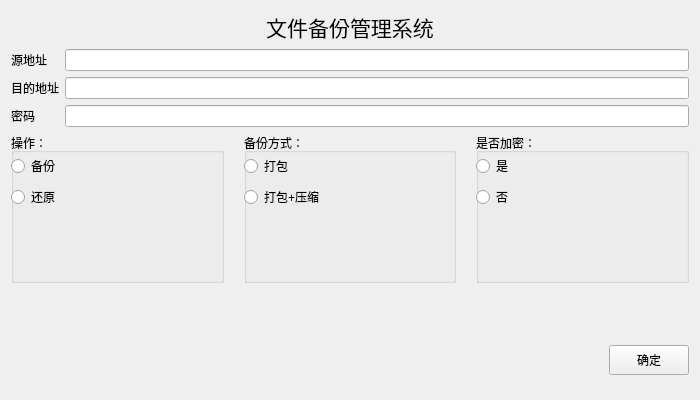
<?xml version="1.0" encoding="UTF-8"?>
<ui version="4.0">
 <class>docbackup</class>
 <widget class="QWidget" name="docbackup">
  <property name="enabled">
   <bool>true</bool>
  </property>
  <property name="geometry">
   <rect>
    <x>0</x>
    <y>0</y>
    <width>700</width>
    <height>400</height>
   </rect>
  </property>
  <property name="sizePolicy">
   <sizepolicy hsizetype="Preferred" vsizetype="Preferred">
    <horstretch>0</horstretch>
    <verstretch>0</verstretch>
   </sizepolicy>
  </property>
  <property name="minimumSize">
   <size>
    <width>0</width>
    <height>0</height>
   </size>
  </property>
  <property name="maximumSize">
   <size>
    <width>900</width>
    <height>450</height>
   </size>
  </property>
  <property name="windowTitle">
   <string>docbackup</string>
  </property>
  <layout class="QVBoxLayout" name="verticalLayout_7">
   <item>
    <layout class="QVBoxLayout" name="verticalLayout_6" stretch="2,1,2,0,1">
     <item>
      <widget class="QLabel" name="label_top">
       <property name="sizePolicy">
        <sizepolicy hsizetype="MinimumExpanding" vsizetype="Fixed">
         <horstretch>0</horstretch>
         <verstretch>0</verstretch>
        </sizepolicy>
       </property>
       <property name="font">
        <font>
         <family>微软雅黑</family>
         <pointsize>14</pointsize>
        </font>
       </property>
       <property name="text">
        <string>&lt;html&gt;&lt;head/&gt;&lt;body&gt;&lt;p align=&quot;center&quot;&gt;&lt;span style=&quot; font-size:16pt;&quot;&gt;文件备份管理系统&lt;/span&gt;&lt;/p&gt;&lt;/body&gt;&lt;/html&gt;</string>
       </property>
      </widget>
     </item>
     <item>
      <layout class="QHBoxLayout" name="horizontalLayout_2">
       <item>
        <layout class="QVBoxLayout" name="verticalLayout_2">
         <item>
          <widget class="QLabel" name="label_source">
           <property name="text">
            <string>源地址</string>
           </property>
          </widget>
         </item>
         <item>
          <widget class="QLabel" name="label_target">
           <property name="text">
            <string>目的地址</string>
           </property>
          </widget>
         </item>
         <item>
          <widget class="QLabel" name="label_code">
           <property name="text">
            <string>密码</string>
           </property>
          </widget>
         </item>
        </layout>
       </item>
       <item>
        <layout class="QVBoxLayout" name="verticalLayout">
         <item>
          <widget class="QLineEdit" name="lineEdit_source"/>
         </item>
         <item>
          <widget class="QLineEdit" name="lineEdit_target"/>
         </item>
         <item>
          <widget class="QLineEdit" name="lineEdit_password"/>
         </item>
        </layout>
       </item>
      </layout>
     </item>
     <item>
      <layout class="QHBoxLayout" name="horizontalLayout">
       <property name="spacing">
        <number>20</number>
       </property>
       <item>
        <widget class="QGroupBox" name="groupBox_operation">
         <property name="minimumSize">
          <size>
           <width>0</width>
           <height>90</height>
          </size>
         </property>
         <property name="maximumSize">
          <size>
           <width>16777215</width>
           <height>150</height>
          </size>
         </property>
         <property name="title">
          <string>操作：</string>
         </property>
         <widget class="QWidget" name="layoutWidget">
          <property name="geometry">
           <rect>
            <x>0</x>
            <y>20</y>
            <width>111</width>
            <height>58</height>
           </rect>
          </property>
          <layout class="QVBoxLayout" name="verticalLayout_3">
           <item>
            <widget class="QRadioButton" name="backup_button">
             <property name="text">
              <string>备份</string>
             </property>
            </widget>
           </item>
           <item>
            <widget class="QRadioButton" name="reduct_button">
             <property name="text">
              <string>还原</string>
             </property>
            </widget>
           </item>
          </layout>
         </widget>
        </widget>
       </item>
       <item>
        <widget class="QGroupBox" name="groupBox_method">
         <property name="minimumSize">
          <size>
           <width>0</width>
           <height>90</height>
          </size>
         </property>
         <property name="maximumSize">
          <size>
           <width>16777215</width>
           <height>150</height>
          </size>
         </property>
         <property name="title">
          <string>备份方式：</string>
         </property>
         <widget class="QWidget" name="layoutWidget">
          <property name="geometry">
           <rect>
            <x>0</x>
            <y>20</y>
            <width>111</width>
            <height>58</height>
           </rect>
          </property>
          <layout class="QVBoxLayout" name="verticalLayout_4">
           <item>
            <widget class="QRadioButton" name="tar_button">
             <property name="text">
              <string>打包</string>
             </property>
            </widget>
           </item>
           <item>
            <widget class="QRadioButton" name="tar_zip_button">
             <property name="text">
              <string>打包+压缩</string>
             </property>
            </widget>
           </item>
          </layout>
         </widget>
        </widget>
       </item>
       <item>
        <widget class="QGroupBox" name="groupBox_encry">
         <property name="minimumSize">
          <size>
           <width>0</width>
           <height>90</height>
          </size>
         </property>
         <property name="maximumSize">
          <size>
           <width>16777215</width>
           <height>150</height>
          </size>
         </property>
         <property name="title">
          <string>是否加密：</string>
         </property>
         <widget class="QWidget" name="layoutWidget">
          <property name="geometry">
           <rect>
            <x>0</x>
            <y>20</y>
            <width>111</width>
            <height>58</height>
           </rect>
          </property>
          <layout class="QVBoxLayout" name="verticalLayout_5">
           <item>
            <widget class="QRadioButton" name="encry_button">
             <property name="text">
              <string>是</string>
             </property>
            </widget>
           </item>
           <item>
            <widget class="QRadioButton" name="noencry_button">
             <property name="text">
              <string>否</string>
             </property>
            </widget>
           </item>
          </layout>
         </widget>
        </widget>
       </item>
      </layout>
     </item>
     <item>
      <spacer name="verticalSpacer">
       <property name="orientation">
        <enum>Qt::Vertical</enum>
       </property>
       <property name="sizeHint" stdset="0">
        <size>
         <width>20</width>
         <height>40</height>
        </size>
       </property>
      </spacer>
     </item>
     <item>
      <layout class="QHBoxLayout" name="horizontalLayout_3" stretch="0,0">
       <property name="spacing">
        <number>120</number>
       </property>
       <property name="rightMargin">
        <number>0</number>
       </property>
       <property name="bottomMargin">
        <number>14</number>
       </property>
       <item>
        <spacer name="horizontalSpacer">
         <property name="orientation">
          <enum>Qt::Horizontal</enum>
         </property>
         <property name="sizeHint" stdset="0">
          <size>
           <width>40</width>
           <height>20</height>
          </size>
         </property>
        </spacer>
       </item>
       <item>
        <widget class="QPushButton" name="pushButton_execute">
         <property name="maximumSize">
          <size>
           <width>167</width>
           <height>30</height>
          </size>
         </property>
         <property name="text">
          <string>确定</string>
         </property>
        </widget>
       </item>
      </layout>
     </item>
    </layout>
   </item>
  </layout>
 </widget>
 <resources/>
 <connections/>
</ui>
